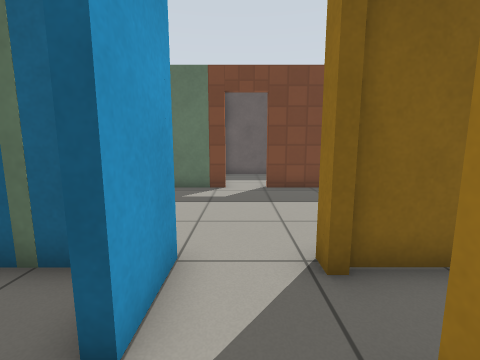
view 1 (above)

18 first-person views from a walk through a robot-simulator world made for Gazebo. The camera is 0.88 m above the floor, tilts 8° down and sees 90° across. The floor is counted in squares, 0.5 m on a side. Each view is taken from the middle of a square. On the plan, view 1 faces up. The plan holds only what a view shows up to about 14 squares ahead; the rest is blank. Simple patterns stand in for the simulator's built-in surfaces.

view 2
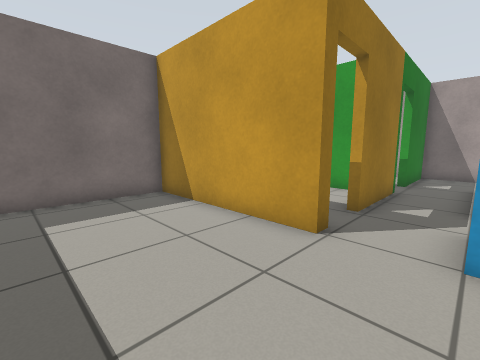

view 3
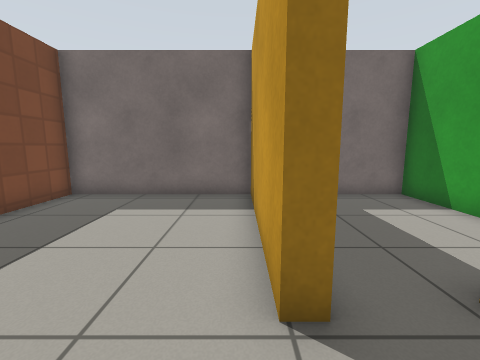

view 4
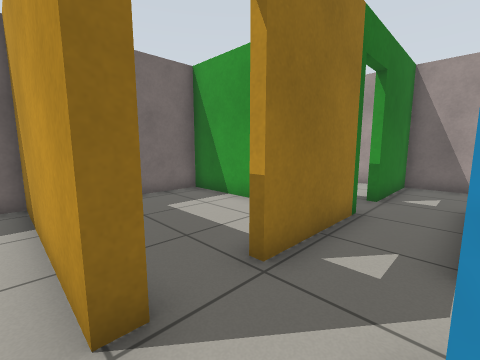

view 5
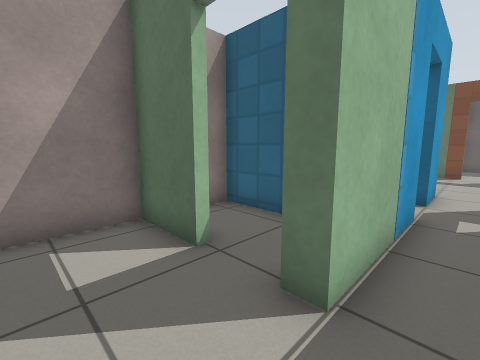

view 6
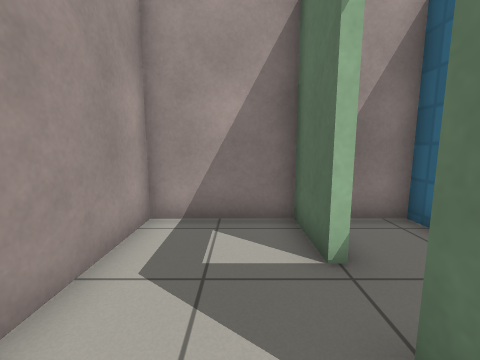

view 7
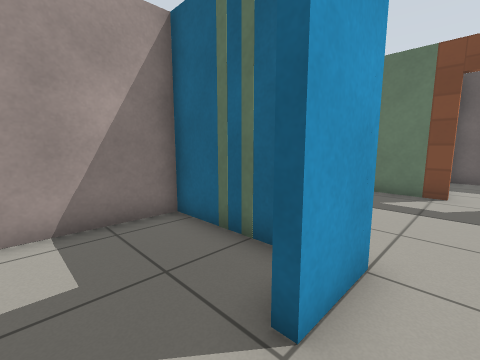

view 8
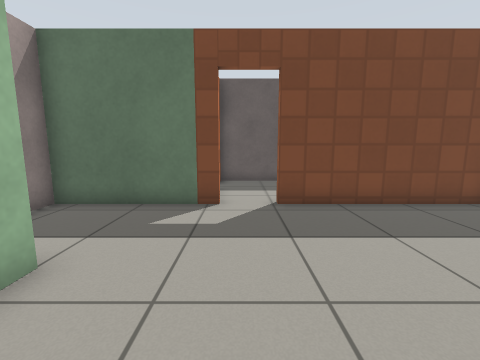

view 9
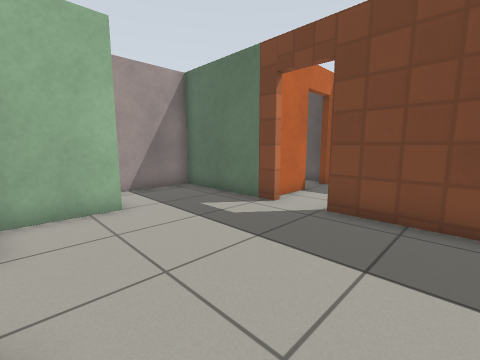

view 10
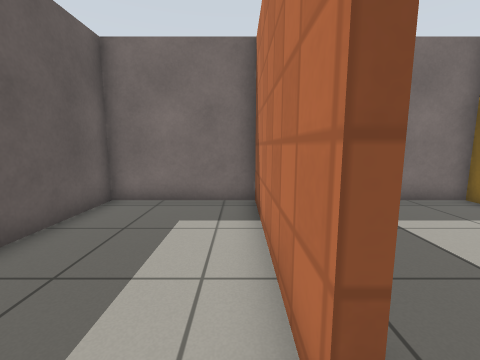

view 11
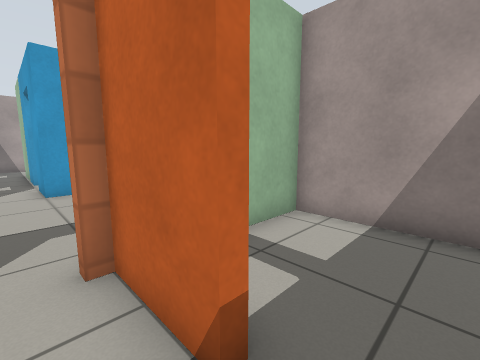

view 12
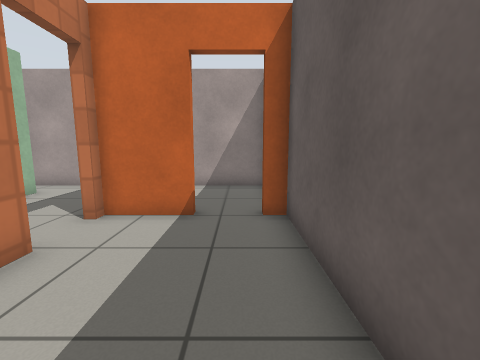

view 13
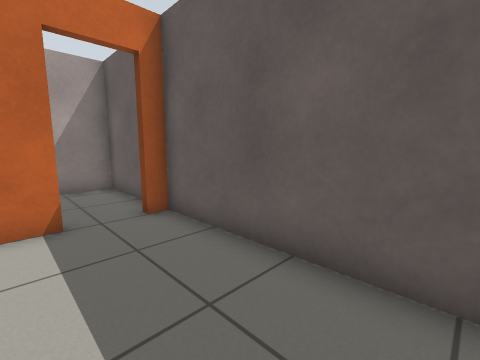

view 14
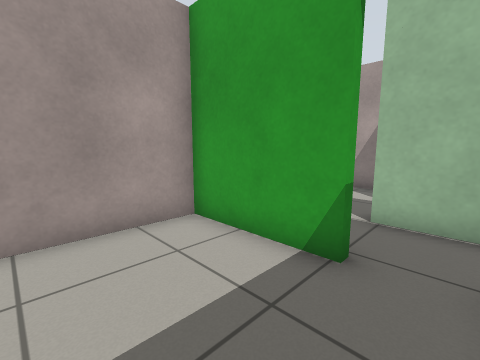

view 15
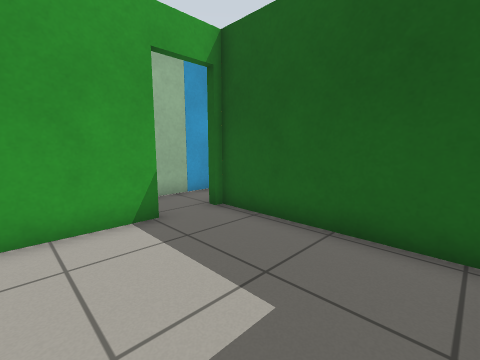

view 16
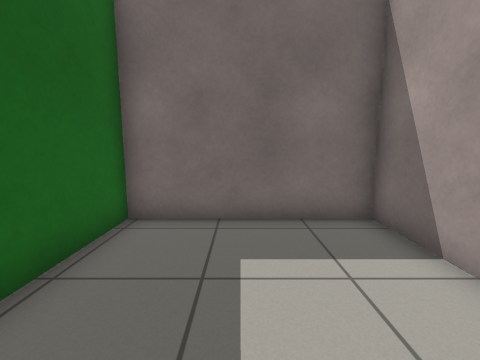

view 17
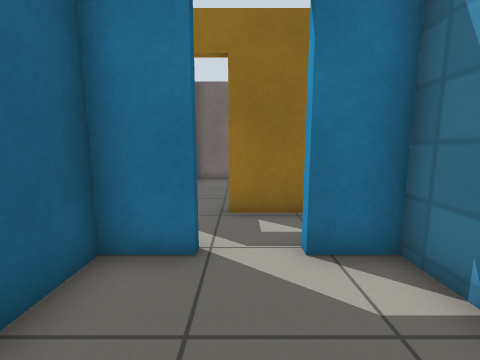

view 18
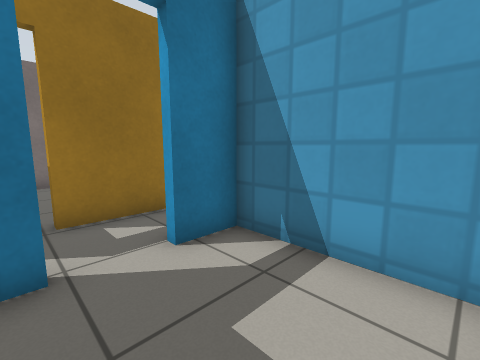

### Floor plan
Points are (right, up) in squares from view 1. A wall is a line through its corners. A room is listed if a view was taken in it or the views show most of it. See-through windows are left out.
Room 1 (views 1, 5, 6, 7, 8)
walls: (-3.4, -4.7) (-5.7, -4.7) (-5.7, -8.2) (1.2, -8.2) (1.2, -4.3); (1.2, -2.5) (1.2, 1.4); (-1, -0.1) (-1, -4.7) (-1.6, -4.7); (1.2, 3.1) (1.2, 3.6); (-1, 3.6) (-1, 1.7)
ways out: opening at (0, 3) to room 2; open door at (1, 2.5) to room 2; open door at (1, -3.5) to room 4; open door at (-1, 0.5) to room 5; open door at (-2.5, -4.5) to room 9
Room 2 (views 2, 3, 4, 9)
walls: (1.2, 3.6) (7.7, 3.6) (7.7, 10.2) (1.2, 10.2); (-0.6, 10.2) (-2.5, 10.2); (-2.9, 6.4) (-2.9, 3.9); (-1.7, 3.6) (-1, 3.6)
ways out: opening at (0, 3) to room 1; open door at (1, 2.5) to room 1; open door at (0.5, 10) to room 3; opening at (-3.5, 8) to room 8
Room 3 (views 10, 11, 12, 13)
walls: (1.2, 10.5) (7.7, 10.5) (7.7, 15.2) (-1, 15.2); (-1, 12.9) (-1, 10.5)
ways out: open door at (0.5, 10) to room 2; open door at (-1, 13.5) to room 7
Room 4 (views 14, 15, 16)
walls: (1.5, -4.2) (1.5, -8.2) (7.7, -8.2) (7.7, -2.3) (1.5, -2.3); (1.6, -2.5) (1.2, -2.5)
ways out: open door at (1, -3.5) to room 1
Room 5 (views 17, 18)
walls: (-1.3, 1.7) (-1.3, 3.3) (-5.7, 3.3) (-5.7, -0.1); (-5.2, -1.6) (-1.3, -1.6) (-1.3, -0.1)
ways out: open door at (-1, 0.5) to room 1
Room 6 (no view inside)
walls: (3.1, 3.3) (1.5, 3.3); (1.6, 3.1) (1.2, 3.1); (2.6, -2) (7.7, -2) (7.7, 3.4)
Room 7 (no view inside)
walls: (-1.5, 15.2) (-5.7, 15.2) (-5.7, 10.5) (-3.7, 10.5)
ways out: open door at (-1, 13.5) to room 3
Room 8 (no view inside)
walls: (-4, 6.3) (-3.4, 6.3); (-2.5, 10.2) (-5.7, 10.2) (-5.7, 4.8)
ways out: opening at (-3.5, 8) to room 2
Room 9 (no view inside)
walls: (-3.5, -1.9) (-5.7, -1.9) (-5.7, -3.4)
ways out: open door at (-2.5, -4.5) to room 1

Where each view was taken, in squares from view 1:
view 1: 0 up, 0 right, facing up
view 2: 8 up, 1 left, facing down-right
view 3: 4 up, 1 left, facing right
view 4: 4 up, 1 left, facing down-right
view 5: 7 down, 0 right, facing up-left
view 6: 6 down, 0 right, facing left
view 7: 0 up, 0 right, facing up-left
view 8: 3 up, 0 right, facing up
view 9: 4 up, 4 right, facing up-left
view 10: 11 up, 0 right, facing right
view 11: 14 up, 0 right, facing down-left
view 12: 14 up, 5 right, facing left
view 13: 12 up, 5 right, facing up-left
view 14: 3 down, 5 right, facing down-left
view 15: 7 down, 7 right, facing up-left
view 16: 5 down, 2 right, facing right
view 17: 1 up, 5 left, facing right
view 18: 2 up, 5 left, facing down-right
